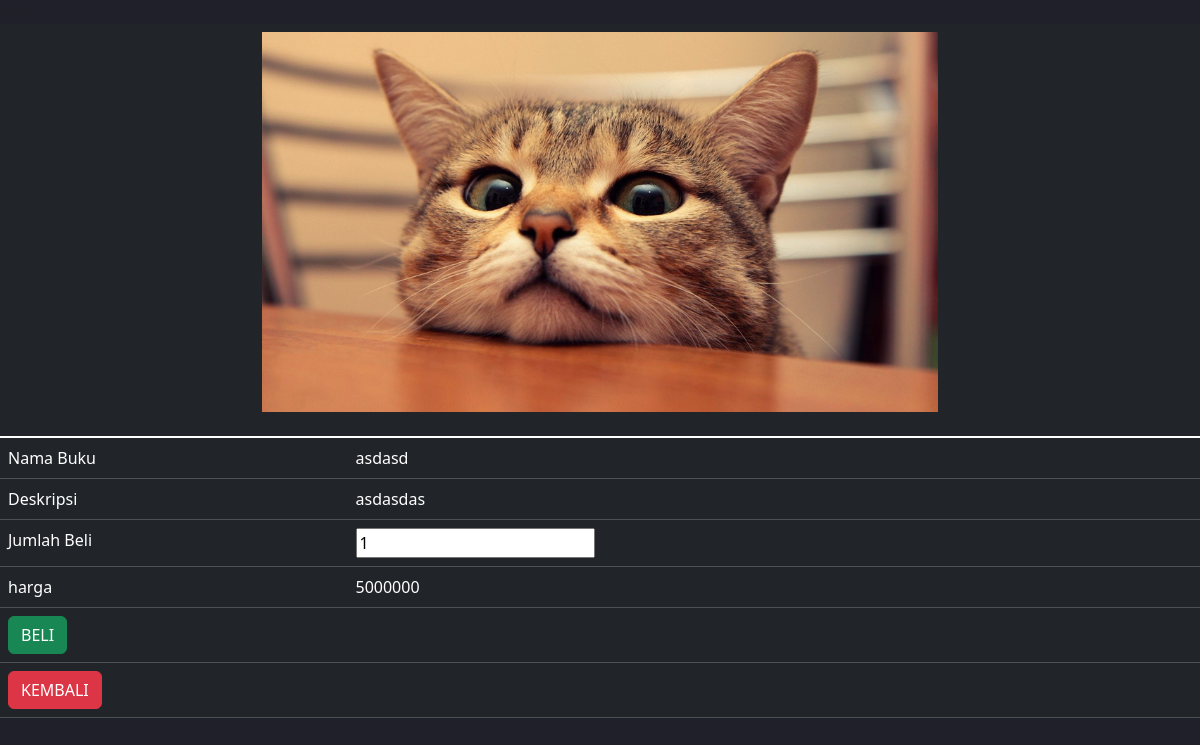
/tk/member/beli_barang.php?id_barang=1 (signed in), run on the app's committed database.
### tables this page shows
CREATE TABLE `barang` (
  `id_barang` int(11) NOT NULL,
  `nama_barang` varchar(255) NOT NULL,
  `harga` int(11) NOT NULL,
  `penjual` varchar(255) NOT NULL,
  `deskripsi` varchar(255) NOT NULL,
  `foto` varchar(255) NOT NULL
);

### tk/member/beli_barang.php (the view, shortened to what this page needs)
<?php
include "koneksi.php";
    $qry_buku=mysqli_query($koneksi,"select * from barang where id_barang = '".$_GET['id_barang']."'");
    $dt_buku=mysqli_fetch_array($qry_buku);
?>
<!DOCTYPE html>
<html lang="en">
<head>
	<link href="https://cdn.jsdelivr.net/npm/bootstrap@5.3.2/dist/css/bootstrap.min.css"
	rel="stylesheet"
>
</head>
<body>
<div>
    <table class="table table-dark table-hover table-condensed">
            <form action="masukkankeranjang.php?id_barang=<?=$dt_buku['id_barang']?>" method="post">
                <thead>
                    <tr>
                    <td  class="item-align-center" colspan="2">
                      <figure>
                      <img src="../assets/foto_produk/<?=$dt_buku['foto']?>" class="position-relative container-fluid bottom-100 start-50 translate-middle-x" style="width: 700px;" >
                      </figure>
                        </td>
                    </tr>
                    </thead>
                    <tbody class="table-group-divider">
                    <tr>
                        <td>Nama Buku</td><td><?=$dt_buku['nama_barang']?></td>
                    </tr>
                    <tr><
                        <td>Deskripsi</td><td><?=$dt_buku['deskripsi']?></td>
                    </tr>
                    <tr><
                        <td>Jumlah Beli</td><td><input type="number" name="jumlah_beli" value="1"></td>
                    </tr>
                    <tr>
                        <td>harga</td><td><?=$dt_buku['harga']?></td>
                    </tr>
                    <tr><
                        <td colspan="2"><input class="btn btn-success" type="submit" value="BELI"></td>
                    </tr>
                    <tr>
                        <td colspan="2"><a href="home.php" class="btn btn-danger">KEMBALI</a></td>
                    </tr>
                    </tbody>
                    </form>
            </table>
            </div>
</body>
</html>

### tk/member/beli_barang.php (style rules this page uses)
body { background-image: url('https://s3-us-west-2.amazonaws.com/s.cdpn.io/1462889/pat-back.svg'); background-position: center; background-repeat: repeat; background-size: 0%; background-color: #1f2029; }

### data on the page
barang: foto (picture), nama_barang "asdasd", deskripsi "asdasdas", harga "5000000"
